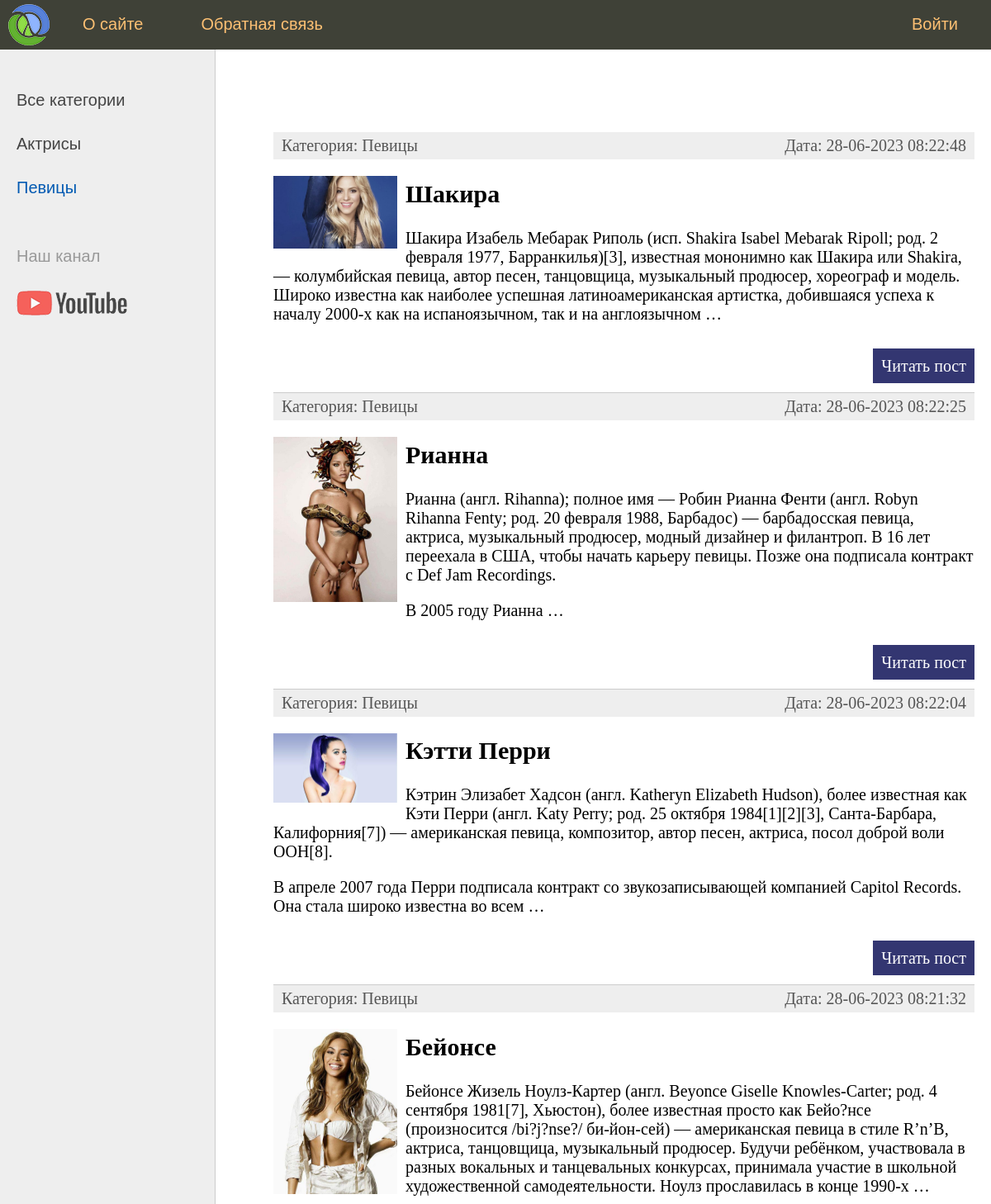
The app's page /category/pevicy (upper part), older data.
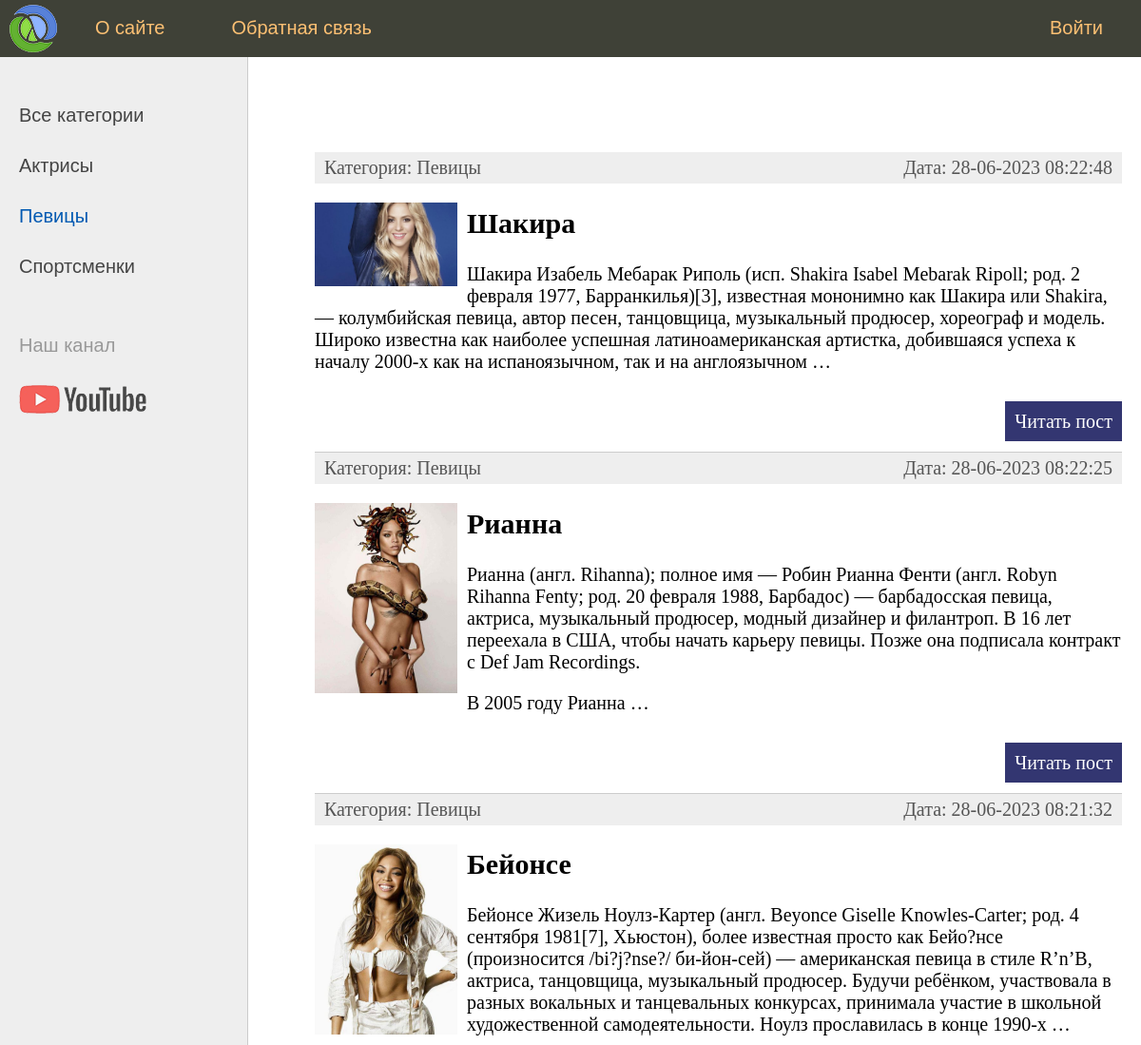
The same page, newer data.
### women/models.py (models this page shows, shortened)
class Category(models.Model):
    name = models.CharField(max_length=100, db_index=True, verbose_name='Категория')
    slug = models.SlugField(max_length=255, unique=True, db_index=True, verbose_name='URL')
    def __str__(self):
        return self.name
    def get_absolute_url(self):
        return reverse('category', kwargs={'cat_slug': self.slug})
    class Meta:
        verbose_name = 'Категория'
        verbose_name_plural = 'Категории'
        ordering = ['id']

class Women(models.Model):
    title = models.CharField(max_length=255, verbose_name='Заголовок')
    slug = models.SlugField(max_length=255, unique=True, db_index=True, verbose_name='URL')
    content = models.TextField(blank=True, verbose_name='Текст статьи')
    photo = models.ImageField(upload_to='photos/%Y/%m/%d/', verbose_name='Фотография')
    time_create = models.DateTimeField(auto_now_add=True, verbose_name='Дата создания')
    time_update = models.DateTimeField(auto_now=True, verbose_name='Дата именения')
    is_published = models.BooleanField(default=True, verbose_name='Опубликовано')
    cat = models.ForeignKey('Category', on_delete=models.PROTECT, verbose_name='Категория')
    def get_absolute_url(self):
        return reverse('post', kwargs={'post_slug': self.slug})
    class Meta:
        verbose_name = 'Известные женщины'
        verbose_name_plural = 'Известные женщины'
        ordering = ['-time_create', 'title']

### women/views.py (the view)
# urls.py: path('category/<slug:cat_slug>', WomenCategory.as_view(), name='category'),
class WomenCategory(DataMixin, ListView):
    model = Women
    template_name = 'women/index.html'
    context_object_name = 'posts'
    allow_empty = False
    def get_queryset(self):
        return Women.objects.filter(cat__slug=self.kwargs['cat_slug'], is_published=True)
    def get_context_data(self, *, object_list=None, **kwargs):
        context = super().get_context_data(**kwargs)
        c_def = self.get_user_context(title='Категория - ' + str(context['posts'][0].cat),
                                      cat_selected=context['posts'][0].cat_id)
        return dict(list(context.items()) + list(c_def.items()))

### women/utils.py (called while the page is built)
    def get_user_context(self, **kwargs):
        context = kwargs
        cats = Category.objects.annotate(Count('women'))
        user_menu = menu.copy()
        if not self.request.user.is_authenticated:
            user_menu.pop(1)
        context['menu'] = user_menu
        context['cats'] = cats
        if 'cat_selected' not in context:
            context['cat_selected'] = 0
        return context

### women/templates/women/index.html (shortened to what this page needs)
{% extends 'women/base.html' %}
{% block content %}
<ul class="list-articles">
	{% for p in posts %}
			<li>
				<div class="article-panel">
					<p class="first">Категория: {{ p.cat }}</p>
					<p class="last">Дата: {{ p.time_update|date:'d-m-Y H:i:s' }}</p>
				</div>
				{% if p.photo %}
					<p><img src="{{ p.photo.url }}" alt="" class="img-article-left thumb"></p>
				{% endif %}
				<h2>{{p.title}}</h2>
	{% autoescape on %}
	{{p.content|linebreaks|truncatewords:50}}
	{% endautoescape %}
			<p class="link-read-post"><a href="{{ p.get_absolute_url }}">Читать пост</a></p>
			</li>
	{% endfor %}
</ul>
{% endblock %}

### women/templates/women/base.html (shortened to what this page needs)
{% load static %}
{% load women_tags %}
<!DOCTYPE html>
<html>
<head>
	<link type="text/css" href="{% static 'women/css/styles.css' %}" rel="stylesheet" />
</head>
<body>
<table class="table-page" border=0 cellpadding="0" cellspacing="0">
<tr><td valign=top>
{% block mainmenu %}
		<div class="header">
			<ul id="mainmenu" class="mainmenu">
			<li class="logo"><a href="{% url 'home' %}"><div class="logo"></div></a></li>
{% for m in menu %}
	{% if not forloop.last %}
			<li><a href="{% url m.url_name %}">{{m.title}}</a></li>
	{% else %}
			<li class="last"><a href="{% url m.url_name %}">{{m.title}}</a></li>
	{% endif %}
{% endfor %}
			</ul>
		</div>
{% endblock mainmenu %}
<table class="table-content" border=0 cellpadding="0" cellspacing="0">
<tr>
	<td valign="top" class="left-chapters">
	<ul id="leftchapters">
		{% if cat_selected == 0 %}
			<li class="selected">Все категории</li>
		{% else %}
			<li><a href="{% url 'home' %}">Все категории</a></li>
		{% endif %}
		{% for c in cats %}
		{% if c.women__count > 0 %}
			{% if c.pk == cat_selected %}
				<li class="selected">{{ c.name }}</li>
			{% else %}
				<li><a href="{{ c.get_absolute_url }}">{{ c.name }}</a></li>
			{% endif %}
		{% endif %}
		{% endfor %}
		<li class="share">
		<p>Наш канал</p>
		<a class="share-yt" href="https://www.youtube.com/channel/UClJzWfGWuGJL2t-3dYKcHTA/playlists" target="_blank" rel="nofollow"></a>
		</li>
	</ul>
</td>
<td valign="top" class="content">
	<div class="content-text">
{% block content %}
{% endblock %}
	</div>
</td></tr></table>
</td></tr>
</table>
</body>
</html>

Row changes from the older to the newer data that the page shows:
no longer on this page (row edited): Women: cat "Певицы", time_update "28-06-2023 08:22:04", photo (picture), title "Кэтти Перри", content "Кэтрин Элизабет Хадсон (англ. Katheryn Elizabeth Hudson), более известная как Кэти Перри (англ. Katy Perry; род. 25 октября 1984[1][2][3], Санта-Барбара, Калифорния[7]) — американская певица, композитор, автор песен, актриса, посол доброй воли ООН[8]. В апреле 2007 года Перри подписала контракт со звукозаписывающей компанией Capitol Records. Она стала широко известна во всем …"
added Category: name "Спортсменки"
